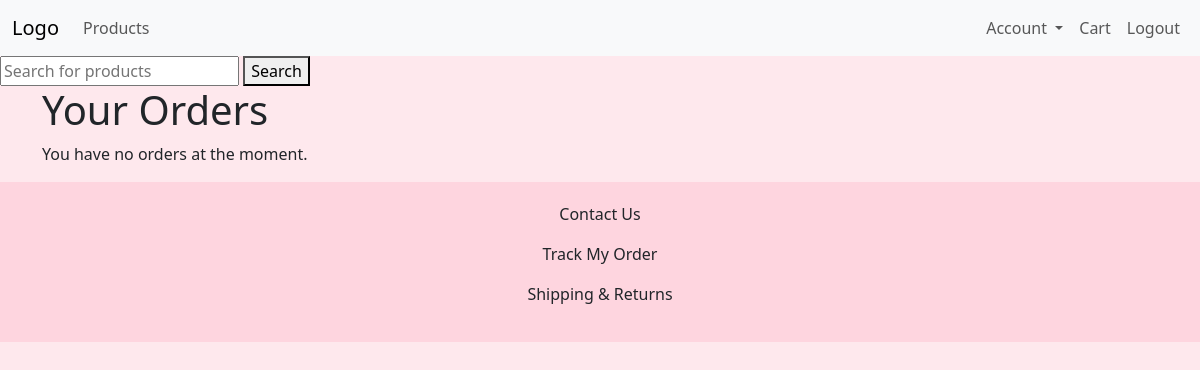
/orders (signed in), run on an earlier commit of the app's database.
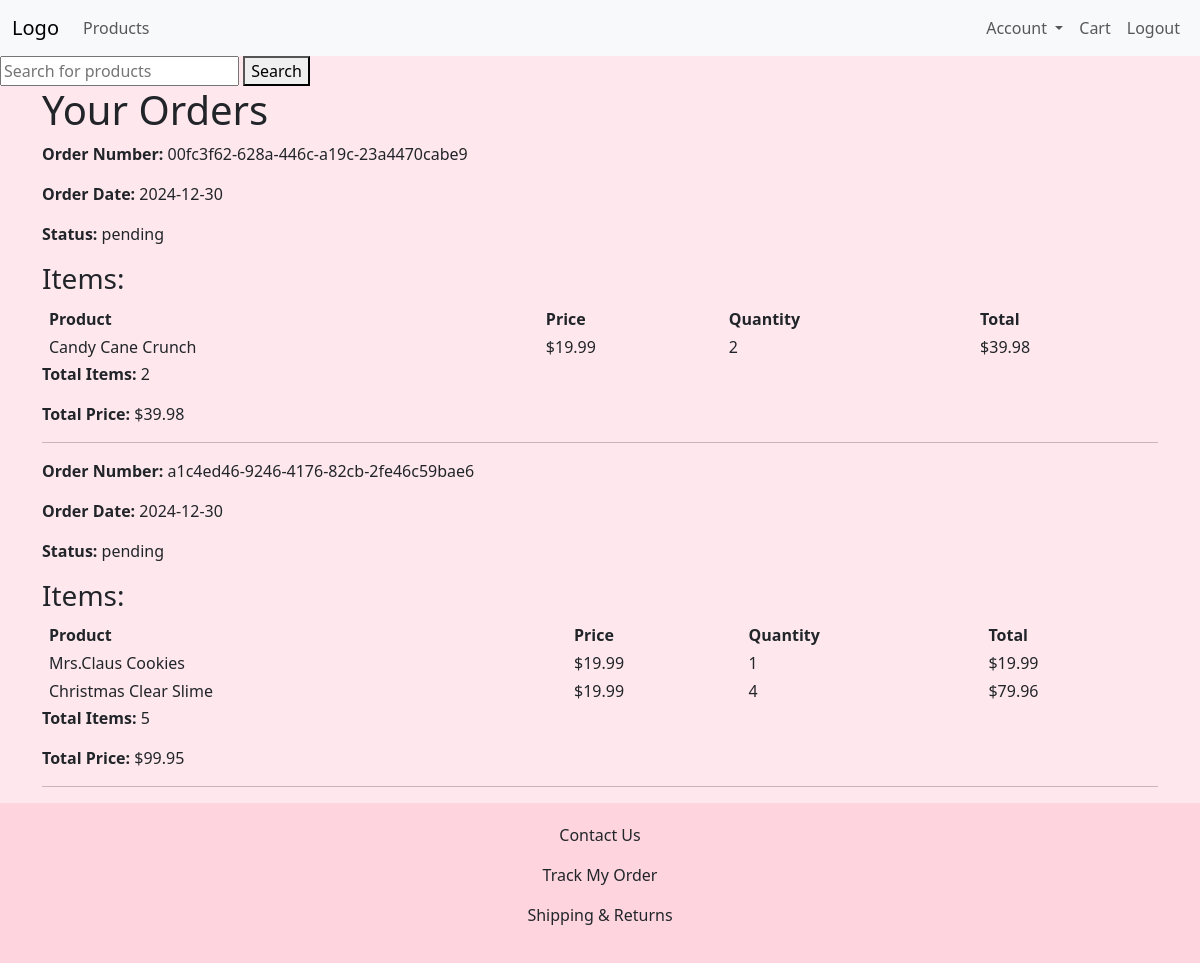
And on a later commit of the database.
### models.py (models this page shows, shortened)
class Order(db.Model):
    __tablename__ = 'orders'  # Define table name in the database
    id = db.Column(db.Integer, primary_key=True)  # Primary key for order
    user_id = db.Column(db.Integer, db.ForeignKey('users.id', name='fk_user_order'), nullable=False)
    order_date = db.Column(db.Date, default=lambda: datetime.now(pytz.timezone('America/New_York')).date())  # Date of the order
    total_price = db.Column(db.Float, nullable=False)  # Total price for the order
    total_items = db.Column(db.Integer, nullable=False, default=0)  # Total items in the order
    status = db.Column(db.String(20), default='pending')  # Order status (e.g., pending, shipped)
    order_number = db.Column(db.String(36), unique=True, nullable=False)  # UUID for unique order number
    user = db.relationship('User', back_populates='orders')
    items = db.relationship('OrderItem', back_populates='order')

class OrderItem(db.Model):
    __tablename__ = 'order_items'  # Define table name in the database
    id = db.Column(db.Integer, primary_key=True)  # Primary key for order item
    order_id = db.Column(db.Integer, db.ForeignKey('orders.id', name='jc_order_item'), nullable=False)
    product_id = db.Column(db.Integer, db.ForeignKey('products.id', name='jc_product_order_item'), nullable=False)
    quantity = db.Column(db.Integer, nullable=False)  # Quantity of the product in this order
    price_at_purchase = db.Column(db.Float, nullable=False)  # Price of the product at the time of purchase
    order = db.relationship('Order', back_populates='items')
    product = db.relationship('Product', backref='order_items')

class Product(db.Model):
    __tablename__ = 'products'  # Define table name in the database
    id = db.Column(db.Integer, primary_key=True)  # Primary key for product
    name = db.Column(db.String(100), nullable=False)  # Product name
    description = db.Column(db.Text, nullable=False)  # Detailed product description
    price = db.Column(db.Float, nullable=False)  # Product price
    stock = db.Column(db.Integer, nullable=False)  # Quantity available in stock
    image_url = db.Column(db.String(500))  # Store the image file path
    category = db.Column(db.String, nullable=False)  # Product category

### app.py (the view)
@app.route("/orders")
@login_required
def view_orders():
    orders = Order.query.filter_by(user_id=current_user.id).order_by(Order.order_date.desc()).all()
    return render_template("orders_comfirmation.html", orders=orders)

### app.py (called while the page is built)
@login_manager.user_loader
def load_user(user_id):
    return User.query.get(int(user_id))

### models.py (called while the page is built)
    @property
    def full_name(self):
        return f"{self.first_name} {self.last_name}"

### templates/orders_comfirmation.html (shortened to what this page needs)
{% extends "layout.html" %}
{% block body %}
    <div class="container">
        <h1>Your Orders</h1>
        {% if orders %}
            {% for order in orders %}
            <div class="order-summary">
                <p><strong>Order Number:</strong> {{ order.order_number }}</p>
                <p><strong>Order Date:</strong> {{ order.order_date }}</p>
                <p><strong>Status:</strong> {{ order.status }}</p>
                <h3>Items:</h3>
                <table>
                    <thead>
                        <tr>
                            <th>Product</th>
                            <th>Price</th>
                            <th>Quantity</th>
                            <th>Total</th>
                        </tr>
                    </thead>
                    <tbody>
                        {% for item in order.items %}
                        <tr>
                            <td>{{ item.product.name }}</td>
                            <td>${{ "%.2f" | format(item.price_at_purchase) }}</td>
                            <td>{{ item.quantity }}</td>
                            <td>${{ "%.2f" | format(item.price_at_purchase * item.quantity) }}</td>
                        </tr>
                        {% endfor %}
                    </tbody>
                </table>
                <p><strong>Total Items:</strong> {{ order.total_items }}</p>
                <p><strong>Total Price:</strong> ${{ "%.2f" | format(order.total_price) }}</p>
            </div>
            <hr>
            {% endfor %}
        {% else %}
            <p>You have no orders at the moment.</p>
        {% endif %}
    </div>
{% endblock %}

### templates/layout.html (shortened to what this page needs)
<!DOCTYPE html>
<html lang="en">
    <head>
        <link href="https://cdn.jsdelivr.net/npm/bootstrap@5.3.3/dist/css/bootstrap.min.css" rel="stylesheet">
        <link href="/static/styles.css" rel="stylesheet">
    </head>
    <body style="background-color: #FEE8ED;">
        <nav class="navbar navbar-expand-lg bg-light">
            <div class="container-fluid">
              <a class="navbar-brand" href="/">Logo</a>
              <div class="collapse navbar-collapse" id="navbarSupportedContent">
                <ul class="navbar-nav me-auto mb-2 mb-lg-0">
                  <li class="nav-item">
                    <a class="nav-link" href="/listing">Products</a>
                </li>
                </ul>
                <ul class="navbar-nav ms-auto mb-2 mb-lg-0">
                  {% if current_user.is_authenticated %}
                    <li class="nav-item dropdown">
                      <a class="nav-link dropdown-toggle" href="#" id="navbarDropdown" role="button" data-bs-toggle="dropdown" aria-expanded="false">
                        Account
                      </a>
                    </li>
                    <li class="nav-item">
                      <a class="nav-link" href="/user/cart">Cart</a>
                    </li>
                    <li class="nav-item">
                      <a class="nav-link" href="/logout">Logout</a>
                    </li>
                  {% endif %}
                </ul>
              </div>
            </div>
          </nav>
          {% if request.endpoint != 'login' and request.endpoint != 'register' and request.endpoint != 'user_dashboard'%}
          <div>
            <form action="{{ url_for('search') }}" method="get">
                <input type="text" name="query" placeholder="Search for products">
                <button type="submit">Search</button>
            </form>
          </div>
          {% endif %}
        {% block body %}{% endblock %}
        <footer style="background-color: #FED5DF;">
          <div>
            <p>Contact Us</p>
            <p>Track My Order</p>
            <p>Shipping & Returns</p>
          </div>
        </footer>
    </body>
</html>

### static/styles.css (style rules this page uses)
body { display: flex; flex-direction: column; height: 100vh; }
footer { background-color: #FED5DF; padding: 20px 0; text-align: center; }

### templates/orders_comfirmation.html (style rules this page uses)
table { width: 100%; border-collapse: separate; }
td { padding-left: 5px; }
th { padding-left: 5px; }

What changed in the data, as far as the page shows it:
added Order: order_number "00fc3f62-628a-446c-a19c-23a4470cabe9", order_date "2024-12-30", status "pending", total_items "2", total_price "39.98"
added OrderItem: product.name "Candy Cane Crunch", price_at_purchase "19.99", quantity "2", item.price_at_purchase*item.quantity "39.98", shown under "00fc3f62-628a-446c-a19c-23a4470cabe9"
added Order: order_number "a1c4ed46-9246-4176-82cb-2fe46c59bae6", order_date "2024-12-30", status "pending", total_items "5", total_price "99.95"
added OrderItem: product.name "Mrs.Claus Cookies", price_at_purchase "19.99", quantity "1", item.price_at_purchase*item.quantity "19.99", shown under "a1c4ed46-9246-4176-82cb-2fe46c59bae6"
added OrderItem: product.name "Christmas Clear Slime", price_at_purchase "19.99", quantity "4", item.price_at_purchase*item.quantity "79.96", shown under "a1c4ed46-9246-4176-82cb-2fe46c59bae6"
Also different on the page:
text no longer shown: "You have no orders at the moment."
